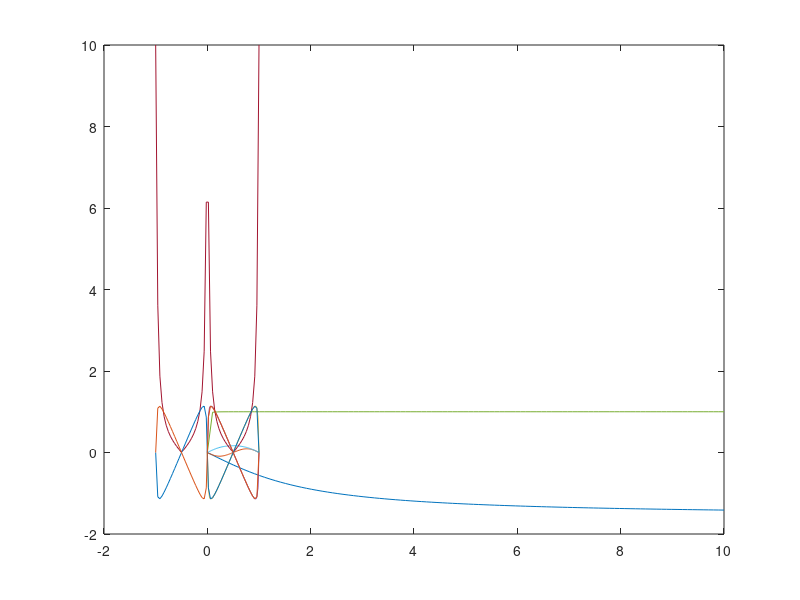

Write MATLAB code to recreate this figure.
% script pour les courbes de la synthèse de filtres num recursif
a = 10 %-> 10 Hz
f = linspace(0,10,100)
H = 1./(j*2*pi*f+a); %fonction de trasnfert
plot(f,arg(H))
hold on




%filtre num - on explore les 3 régime pour a*Te
a = 10
f = linspace(0,1,50)
H = 1./(1- exp(-j*2*pi.*f)+a)
plot(f,arg(H))
hold on
##a = 1
##H2 = 1./(1- exp(-j*2*pi.*f)+a)
##plot(f,arg(H2))
a = 0.1
H3 = 1./(1- exp(-j*2*pi.*f)+a)
plot(f,arg(H3))
f2 = linspace(-1,1,50)
plot(f,-atan((-sin(2*pi.*f))./(1-cos(2*pi.*f)+a)))


% passe haut
f = linspace(0,10,100)
H = j*2*pi*f./(j*2*pi*f+0.1); %fonction de trasnfert
plot(f,abs(H))


f = linspace(0,1,50)
H = (1- exp(-j*2*pi.*f))./(1- exp(-j*2*pi.*f)+10)
plot(f,abs(H))


a = 0.1
f = linspace(-1,1,50)
H = (1+ exp(-j*2*pi.*f))./(2*(1- exp(-j*2*pi.*f))+a.*(1+ exp(-j*2*pi.*f)))
plot(f,abs(H))
hold on
##a = 1
##H2 = 1./(1- exp(-j*2*pi.*f)+a)
##plot(f,arg(H2))
a = 0.1
H3 = 1./(1- exp(-j*2*pi.*f)+a)
plot(f,arg(H3))
f2 = linspace(-1,1,50)
plot(f,-atan((-sin(2*pi.*f))./(1-cos(2*pi.*f)+a)))



